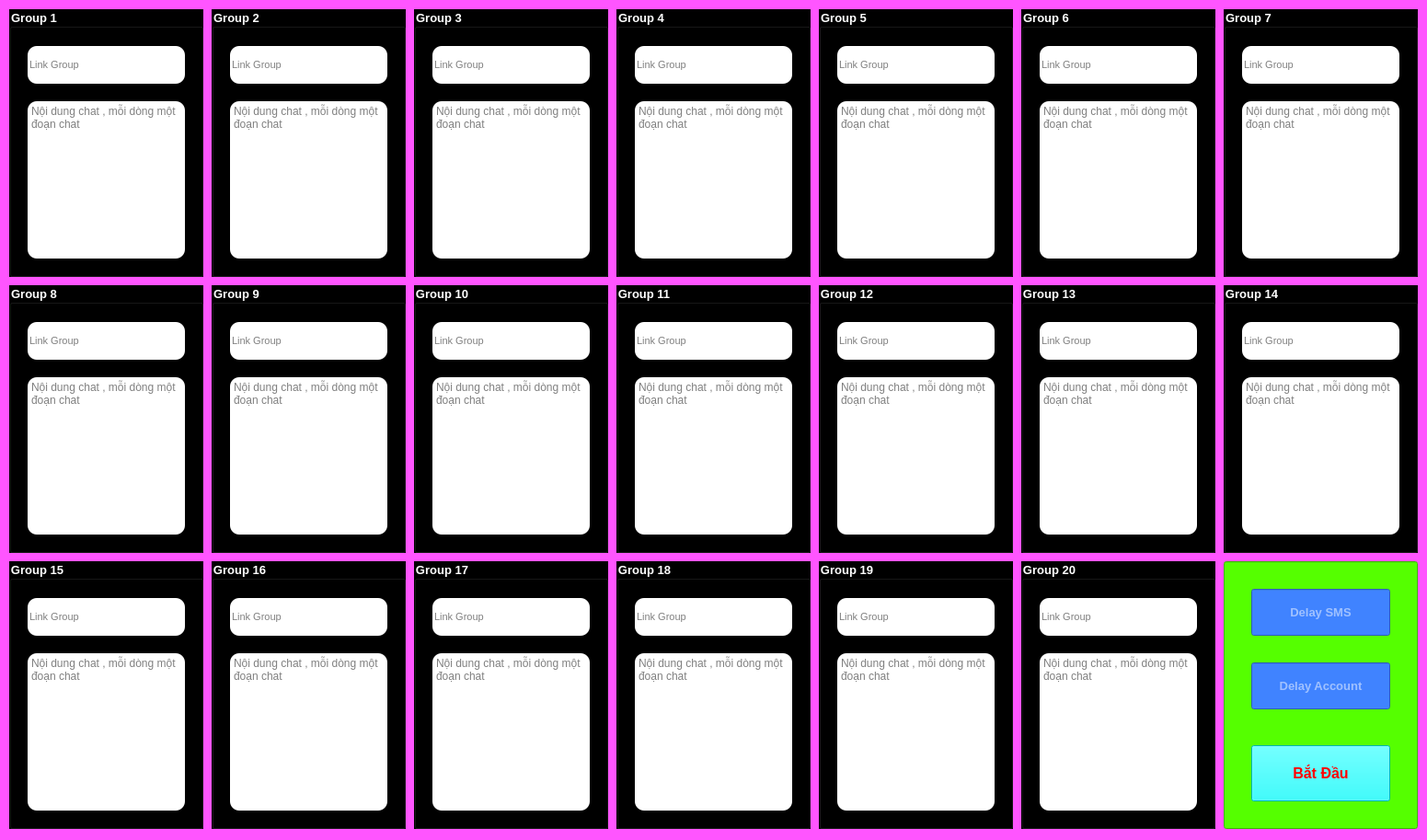
<?xml version="1.0" encoding="UTF-8"?>
<ui version="4.0">
 <class>MainWindow</class>
 <widget class="QMainWindow" name="MainWindow">
  <property name="geometry">
   <rect>
    <x>0</x>
    <y>0</y>
    <width>1551</width>
    <height>913</height>
   </rect>
  </property>
  <property name="windowTitle">
   <string>Auto Send Mutil Group by AutoTool.vn</string>
  </property>
  <property name="windowIcon">
   <iconset>
    <normaloff>../Mona Acc Phu/image/google_0006.png</normaloff>../Mona Acc Phu/image/google_0006.png</iconset>
  </property>
  <property name="styleSheet">
   <string notr="true">background-color: rgb(255, 85, 255);</string>
  </property>
  <widget class="QWidget" name="centralwidget">
   <widget class="QGroupBox" name="groupBox">
    <property name="geometry">
     <rect>
      <x>10</x>
      <y>10</y>
      <width>211</width>
      <height>291</height>
     </rect>
    </property>
    <property name="font">
     <font>
      <pointsize>10</pointsize>
      <weight>75</weight>
      <bold>true</bold>
     </font>
    </property>
    <property name="styleSheet">
     <string notr="true">background-color: rgb(0, 0, 0);
color: rgb(255, 255, 255);</string>
    </property>
    <property name="title">
     <string>Group 1</string>
    </property>
    <widget class="QLineEdit" name="lineEdit">
     <property name="geometry">
      <rect>
       <x>20</x>
       <y>40</y>
       <width>171</width>
       <height>41</height>
      </rect>
     </property>
     <property name="font">
      <font>
       <pointsize>8</pointsize>
      </font>
     </property>
     <property name="styleSheet">
      <string notr="true">background-color: rgb(255, 255, 255);
border-radius: 10px;
color: rgb(0, 0, 0);</string>
     </property>
     <property name="placeholderText">
      <string>Link Group</string>
     </property>
    </widget>
    <widget class="QTextEdit" name="textEdit">
     <property name="geometry">
      <rect>
       <x>20</x>
       <y>100</y>
       <width>171</width>
       <height>171</height>
      </rect>
     </property>
     <property name="styleSheet">
      <string notr="true">background-color: rgb(255, 255, 255);
border-radius: 10px;
color: rgb(0, 0, 0);</string>
     </property>
     <property name="placeholderText">
      <string>Nội dung chat , mỗi dòng một đoạn chat</string>
     </property>
    </widget>
   </widget>
   <widget class="QGroupBox" name="groupBox_2">
    <property name="geometry">
     <rect>
      <x>230</x>
      <y>10</y>
      <width>211</width>
      <height>291</height>
     </rect>
    </property>
    <property name="font">
     <font>
      <pointsize>10</pointsize>
      <weight>75</weight>
      <bold>true</bold>
     </font>
    </property>
    <property name="styleSheet">
     <string notr="true">background-color: rgb(0, 0, 0);
color: rgb(255, 255, 255);</string>
    </property>
    <property name="title">
     <string>Group 2</string>
    </property>
    <widget class="QLineEdit" name="lineEdit_3">
     <property name="geometry">
      <rect>
       <x>20</x>
       <y>40</y>
       <width>171</width>
       <height>41</height>
      </rect>
     </property>
     <property name="font">
      <font>
       <pointsize>8</pointsize>
      </font>
     </property>
     <property name="styleSheet">
      <string notr="true">background-color: rgb(255, 255, 255);
border-radius: 10px;
color: rgb(0, 0, 0);</string>
     </property>
     <property name="placeholderText">
      <string>Link Group</string>
     </property>
    </widget>
    <widget class="QTextEdit" name="textEdit_3">
     <property name="geometry">
      <rect>
       <x>20</x>
       <y>100</y>
       <width>171</width>
       <height>171</height>
      </rect>
     </property>
     <property name="styleSheet">
      <string notr="true">background-color: rgb(255, 255, 255);
border-radius: 10px;
color: rgb(0, 0, 0);</string>
     </property>
     <property name="placeholderText">
      <string>Nội dung chat , mỗi dòng một đoạn chat</string>
     </property>
    </widget>
   </widget>
   <widget class="QGroupBox" name="groupBox_3">
    <property name="geometry">
     <rect>
      <x>450</x>
      <y>10</y>
      <width>211</width>
      <height>291</height>
     </rect>
    </property>
    <property name="font">
     <font>
      <pointsize>10</pointsize>
      <weight>75</weight>
      <bold>true</bold>
     </font>
    </property>
    <property name="styleSheet">
     <string notr="true">background-color: rgb(0, 0, 0);
color: rgb(255, 255, 255);</string>
    </property>
    <property name="title">
     <string>Group 3</string>
    </property>
    <widget class="QLineEdit" name="lineEdit_4">
     <property name="geometry">
      <rect>
       <x>20</x>
       <y>40</y>
       <width>171</width>
       <height>41</height>
      </rect>
     </property>
     <property name="font">
      <font>
       <pointsize>8</pointsize>
      </font>
     </property>
     <property name="styleSheet">
      <string notr="true">background-color: rgb(255, 255, 255);
border-radius: 10px;
color: rgb(0, 0, 0);</string>
     </property>
     <property name="placeholderText">
      <string>Link Group</string>
     </property>
    </widget>
    <widget class="QTextEdit" name="textEdit_4">
     <property name="geometry">
      <rect>
       <x>20</x>
       <y>100</y>
       <width>171</width>
       <height>171</height>
      </rect>
     </property>
     <property name="styleSheet">
      <string notr="true">background-color: rgb(255, 255, 255);
border-radius: 10px;
color: rgb(0, 0, 0);</string>
     </property>
     <property name="placeholderText">
      <string>Nội dung chat , mỗi dòng một đoạn chat</string>
     </property>
    </widget>
   </widget>
   <widget class="QGroupBox" name="groupBox_4">
    <property name="geometry">
     <rect>
      <x>670</x>
      <y>10</y>
      <width>211</width>
      <height>291</height>
     </rect>
    </property>
    <property name="font">
     <font>
      <pointsize>10</pointsize>
      <weight>75</weight>
      <bold>true</bold>
     </font>
    </property>
    <property name="styleSheet">
     <string notr="true">background-color: rgb(0, 0, 0);
color: rgb(255, 255, 255);</string>
    </property>
    <property name="title">
     <string>Group 4</string>
    </property>
    <widget class="QLineEdit" name="lineEdit_6">
     <property name="geometry">
      <rect>
       <x>20</x>
       <y>40</y>
       <width>171</width>
       <height>41</height>
      </rect>
     </property>
     <property name="font">
      <font>
       <pointsize>8</pointsize>
      </font>
     </property>
     <property name="styleSheet">
      <string notr="true">background-color: rgb(255, 255, 255);
border-radius: 10px;
color: rgb(0, 0, 0);</string>
     </property>
     <property name="placeholderText">
      <string>Link Group</string>
     </property>
    </widget>
    <widget class="QTextEdit" name="textEdit_6">
     <property name="geometry">
      <rect>
       <x>20</x>
       <y>100</y>
       <width>171</width>
       <height>171</height>
      </rect>
     </property>
     <property name="styleSheet">
      <string notr="true">background-color: rgb(255, 255, 255);
border-radius: 10px;
color: rgb(0, 0, 0);</string>
     </property>
     <property name="placeholderText">
      <string>Nội dung chat , mỗi dòng một đoạn chat</string>
     </property>
    </widget>
   </widget>
   <widget class="QGroupBox" name="groupBox_5">
    <property name="geometry">
     <rect>
      <x>890</x>
      <y>10</y>
      <width>211</width>
      <height>291</height>
     </rect>
    </property>
    <property name="font">
     <font>
      <pointsize>10</pointsize>
      <weight>75</weight>
      <bold>true</bold>
     </font>
    </property>
    <property name="styleSheet">
     <string notr="true">background-color: rgb(0, 0, 0);
color: rgb(255, 255, 255);</string>
    </property>
    <property name="title">
     <string>Group 5</string>
    </property>
    <widget class="QLineEdit" name="lineEdit_7">
     <property name="geometry">
      <rect>
       <x>20</x>
       <y>40</y>
       <width>171</width>
       <height>41</height>
      </rect>
     </property>
     <property name="font">
      <font>
       <pointsize>8</pointsize>
      </font>
     </property>
     <property name="styleSheet">
      <string notr="true">background-color: rgb(255, 255, 255);
border-radius: 10px;
color: rgb(0, 0, 0);</string>
     </property>
     <property name="placeholderText">
      <string>Link Group</string>
     </property>
    </widget>
    <widget class="QTextEdit" name="textEdit_7">
     <property name="geometry">
      <rect>
       <x>20</x>
       <y>100</y>
       <width>171</width>
       <height>171</height>
      </rect>
     </property>
     <property name="styleSheet">
      <string notr="true">background-color: rgb(255, 255, 255);
border-radius: 10px;
color: rgb(0, 0, 0);</string>
     </property>
     <property name="placeholderText">
      <string>Nội dung chat , mỗi dòng một đoạn chat</string>
     </property>
    </widget>
   </widget>
   <widget class="QGroupBox" name="groupBox_6">
    <property name="geometry">
     <rect>
      <x>230</x>
      <y>310</y>
      <width>211</width>
      <height>291</height>
     </rect>
    </property>
    <property name="font">
     <font>
      <pointsize>10</pointsize>
      <weight>75</weight>
      <bold>true</bold>
     </font>
    </property>
    <property name="styleSheet">
     <string notr="true">background-color: rgb(0, 0, 0);
color: rgb(255, 255, 255);</string>
    </property>
    <property name="title">
     <string>Group 9</string>
    </property>
    <widget class="QLineEdit" name="lineEdit_43">
     <property name="geometry">
      <rect>
       <x>20</x>
       <y>40</y>
       <width>171</width>
       <height>41</height>
      </rect>
     </property>
     <property name="font">
      <font>
       <pointsize>8</pointsize>
      </font>
     </property>
     <property name="styleSheet">
      <string notr="true">background-color: rgb(255, 255, 255);
border-radius: 10px;
color: rgb(0, 0, 0);</string>
     </property>
     <property name="placeholderText">
      <string>Link Group</string>
     </property>
    </widget>
    <widget class="QTextEdit" name="textEdit_43">
     <property name="geometry">
      <rect>
       <x>20</x>
       <y>100</y>
       <width>171</width>
       <height>171</height>
      </rect>
     </property>
     <property name="styleSheet">
      <string notr="true">background-color: rgb(255, 255, 255);
border-radius: 10px;
color: rgb(0, 0, 0);</string>
     </property>
     <property name="placeholderText">
      <string>Nội dung chat , mỗi dòng một đoạn chat</string>
     </property>
    </widget>
   </widget>
   <widget class="QGroupBox" name="groupBox_7">
    <property name="geometry">
     <rect>
      <x>450</x>
      <y>310</y>
      <width>211</width>
      <height>291</height>
     </rect>
    </property>
    <property name="font">
     <font>
      <pointsize>10</pointsize>
      <weight>75</weight>
      <bold>true</bold>
     </font>
    </property>
    <property name="styleSheet">
     <string notr="true">background-color: rgb(0, 0, 0);
color: rgb(255, 255, 255);</string>
    </property>
    <property name="title">
     <string>Group 10</string>
    </property>
    <widget class="QLineEdit" name="lineEdit_44">
     <property name="geometry">
      <rect>
       <x>20</x>
       <y>40</y>
       <width>171</width>
       <height>41</height>
      </rect>
     </property>
     <property name="font">
      <font>
       <pointsize>8</pointsize>
      </font>
     </property>
     <property name="styleSheet">
      <string notr="true">background-color: rgb(255, 255, 255);
border-radius: 10px;
color: rgb(0, 0, 0);</string>
     </property>
     <property name="placeholderText">
      <string>Link Group</string>
     </property>
    </widget>
    <widget class="QTextEdit" name="textEdit_44">
     <property name="geometry">
      <rect>
       <x>20</x>
       <y>100</y>
       <width>171</width>
       <height>171</height>
      </rect>
     </property>
     <property name="styleSheet">
      <string notr="true">background-color: rgb(255, 255, 255);
border-radius: 10px;
color: rgb(0, 0, 0);</string>
     </property>
     <property name="placeholderText">
      <string>Nội dung chat , mỗi dòng một đoạn chat</string>
     </property>
    </widget>
   </widget>
   <widget class="QGroupBox" name="groupBox_8">
    <property name="geometry">
     <rect>
      <x>10</x>
      <y>310</y>
      <width>211</width>
      <height>291</height>
     </rect>
    </property>
    <property name="font">
     <font>
      <pointsize>10</pointsize>
      <weight>75</weight>
      <bold>true</bold>
     </font>
    </property>
    <property name="styleSheet">
     <string notr="true">background-color: rgb(0, 0, 0);
color: rgb(255, 255, 255);</string>
    </property>
    <property name="title">
     <string>Group 8</string>
    </property>
    <widget class="QLineEdit" name="lineEdit_45">
     <property name="geometry">
      <rect>
       <x>20</x>
       <y>40</y>
       <width>171</width>
       <height>41</height>
      </rect>
     </property>
     <property name="font">
      <font>
       <pointsize>8</pointsize>
      </font>
     </property>
     <property name="styleSheet">
      <string notr="true">background-color: rgb(255, 255, 255);
border-radius: 10px;
color: rgb(0, 0, 0);</string>
     </property>
     <property name="placeholderText">
      <string>Link Group</string>
     </property>
    </widget>
    <widget class="QTextEdit" name="textEdit_45">
     <property name="geometry">
      <rect>
       <x>20</x>
       <y>100</y>
       <width>171</width>
       <height>171</height>
      </rect>
     </property>
     <property name="styleSheet">
      <string notr="true">background-color: rgb(255, 255, 255);
border-radius: 10px;
color: rgb(0, 0, 0);</string>
     </property>
     <property name="placeholderText">
      <string>Nội dung chat , mỗi dòng một đoạn chat</string>
     </property>
    </widget>
   </widget>
   <widget class="QGroupBox" name="groupBox_9">
    <property name="geometry">
     <rect>
      <x>890</x>
      <y>310</y>
      <width>211</width>
      <height>291</height>
     </rect>
    </property>
    <property name="font">
     <font>
      <pointsize>10</pointsize>
      <weight>75</weight>
      <bold>true</bold>
     </font>
    </property>
    <property name="styleSheet">
     <string notr="true">background-color: rgb(0, 0, 0);
color: rgb(255, 255, 255);</string>
    </property>
    <property name="title">
     <string>Group 12</string>
    </property>
    <widget class="QLineEdit" name="lineEdit_46">
     <property name="geometry">
      <rect>
       <x>20</x>
       <y>40</y>
       <width>171</width>
       <height>41</height>
      </rect>
     </property>
     <property name="font">
      <font>
       <pointsize>8</pointsize>
      </font>
     </property>
     <property name="styleSheet">
      <string notr="true">background-color: rgb(255, 255, 255);
border-radius: 10px;
color: rgb(0, 0, 0);</string>
     </property>
     <property name="placeholderText">
      <string>Link Group</string>
     </property>
    </widget>
    <widget class="QTextEdit" name="textEdit_46">
     <property name="geometry">
      <rect>
       <x>20</x>
       <y>100</y>
       <width>171</width>
       <height>171</height>
      </rect>
     </property>
     <property name="styleSheet">
      <string notr="true">background-color: rgb(255, 255, 255);
border-radius: 10px;
color: rgb(0, 0, 0);</string>
     </property>
     <property name="placeholderText">
      <string>Nội dung chat , mỗi dòng một đoạn chat</string>
     </property>
    </widget>
   </widget>
   <widget class="QGroupBox" name="groupBox_10">
    <property name="geometry">
     <rect>
      <x>670</x>
      <y>310</y>
      <width>211</width>
      <height>291</height>
     </rect>
    </property>
    <property name="font">
     <font>
      <pointsize>10</pointsize>
      <weight>75</weight>
      <bold>true</bold>
     </font>
    </property>
    <property name="styleSheet">
     <string notr="true">background-color: rgb(0, 0, 0);
color: rgb(255, 255, 255);</string>
    </property>
    <property name="title">
     <string>Group 11</string>
    </property>
    <widget class="QLineEdit" name="lineEdit_47">
     <property name="geometry">
      <rect>
       <x>20</x>
       <y>40</y>
       <width>171</width>
       <height>41</height>
      </rect>
     </property>
     <property name="font">
      <font>
       <pointsize>8</pointsize>
      </font>
     </property>
     <property name="styleSheet">
      <string notr="true">background-color: rgb(255, 255, 255);
border-radius: 10px;
color: rgb(0, 0, 0);</string>
     </property>
     <property name="placeholderText">
      <string>Link Group</string>
     </property>
    </widget>
    <widget class="QTextEdit" name="textEdit_47">
     <property name="geometry">
      <rect>
       <x>20</x>
       <y>100</y>
       <width>171</width>
       <height>171</height>
      </rect>
     </property>
     <property name="styleSheet">
      <string notr="true">background-color: rgb(255, 255, 255);
border-radius: 10px;
color: rgb(0, 0, 0);</string>
     </property>
     <property name="placeholderText">
      <string>Nội dung chat , mỗi dòng một đoạn chat</string>
     </property>
    </widget>
   </widget>
   <widget class="QGroupBox" name="groupBox_11">
    <property name="geometry">
     <rect>
      <x>1110</x>
      <y>10</y>
      <width>211</width>
      <height>291</height>
     </rect>
    </property>
    <property name="font">
     <font>
      <pointsize>10</pointsize>
      <weight>75</weight>
      <bold>true</bold>
     </font>
    </property>
    <property name="styleSheet">
     <string notr="true">background-color: rgb(0, 0, 0);
color: rgb(255, 255, 255);</string>
    </property>
    <property name="title">
     <string>Group 6</string>
    </property>
    <widget class="QLineEdit" name="lineEdit_49">
     <property name="geometry">
      <rect>
       <x>20</x>
       <y>40</y>
       <width>171</width>
       <height>41</height>
      </rect>
     </property>
     <property name="font">
      <font>
       <pointsize>8</pointsize>
      </font>
     </property>
     <property name="styleSheet">
      <string notr="true">background-color: rgb(255, 255, 255);
border-radius: 10px;
color: rgb(0, 0, 0);</string>
     </property>
     <property name="placeholderText">
      <string>Link Group</string>
     </property>
    </widget>
    <widget class="QTextEdit" name="textEdit_49">
     <property name="geometry">
      <rect>
       <x>20</x>
       <y>100</y>
       <width>171</width>
       <height>171</height>
      </rect>
     </property>
     <property name="styleSheet">
      <string notr="true">background-color: rgb(255, 255, 255);
border-radius: 10px;
color: rgb(0, 0, 0);</string>
     </property>
     <property name="placeholderText">
      <string>Nội dung chat , mỗi dòng một đoạn chat</string>
     </property>
    </widget>
   </widget>
   <widget class="QGroupBox" name="groupBox_12">
    <property name="geometry">
     <rect>
      <x>1110</x>
      <y>310</y>
      <width>211</width>
      <height>291</height>
     </rect>
    </property>
    <property name="font">
     <font>
      <pointsize>10</pointsize>
      <weight>75</weight>
      <bold>true</bold>
     </font>
    </property>
    <property name="styleSheet">
     <string notr="true">background-color: rgb(0, 0, 0);
color: rgb(255, 255, 255);</string>
    </property>
    <property name="title">
     <string>Group 13</string>
    </property>
    <widget class="QLineEdit" name="lineEdit_50">
     <property name="geometry">
      <rect>
       <x>20</x>
       <y>40</y>
       <width>171</width>
       <height>41</height>
      </rect>
     </property>
     <property name="font">
      <font>
       <pointsize>8</pointsize>
      </font>
     </property>
     <property name="styleSheet">
      <string notr="true">background-color: rgb(255, 255, 255);
border-radius: 10px;
color: rgb(0, 0, 0);</string>
     </property>
     <property name="placeholderText">
      <string>Link Group</string>
     </property>
    </widget>
    <widget class="QTextEdit" name="textEdit_50">
     <property name="geometry">
      <rect>
       <x>20</x>
       <y>100</y>
       <width>171</width>
       <height>171</height>
      </rect>
     </property>
     <property name="styleSheet">
      <string notr="true">background-color: rgb(255, 255, 255);
border-radius: 10px;
color: rgb(0, 0, 0);</string>
     </property>
     <property name="placeholderText">
      <string>Nội dung chat , mỗi dòng một đoạn chat</string>
     </property>
    </widget>
   </widget>
   <widget class="QGroupBox" name="groupBox_13">
    <property name="geometry">
     <rect>
      <x>230</x>
      <y>610</y>
      <width>211</width>
      <height>291</height>
     </rect>
    </property>
    <property name="font">
     <font>
      <pointsize>10</pointsize>
      <weight>75</weight>
      <bold>true</bold>
     </font>
    </property>
    <property name="styleSheet">
     <string notr="true">background-color: rgb(0, 0, 0);
color: rgb(255, 255, 255);</string>
    </property>
    <property name="title">
     <string>Group 16</string>
    </property>
    <widget class="QLineEdit" name="lineEdit_51">
     <property name="geometry">
      <rect>
       <x>20</x>
       <y>40</y>
       <width>171</width>
       <height>41</height>
      </rect>
     </property>
     <property name="font">
      <font>
       <pointsize>8</pointsize>
      </font>
     </property>
     <property name="styleSheet">
      <string notr="true">background-color: rgb(255, 255, 255);
border-radius: 10px;
color: rgb(0, 0, 0);</string>
     </property>
     <property name="placeholderText">
      <string>Link Group</string>
     </property>
    </widget>
    <widget class="QTextEdit" name="textEdit_51">
     <property name="geometry">
      <rect>
       <x>20</x>
       <y>100</y>
       <width>171</width>
       <height>171</height>
      </rect>
     </property>
     <property name="styleSheet">
      <string notr="true">background-color: rgb(255, 255, 255);
border-radius: 10px;
color: rgb(0, 0, 0);</string>
     </property>
     <property name="placeholderText">
      <string>Nội dung chat , mỗi dòng một đoạn chat</string>
     </property>
    </widget>
   </widget>
   <widget class="QGroupBox" name="groupBox_14">
    <property name="geometry">
     <rect>
      <x>450</x>
      <y>610</y>
      <width>211</width>
      <height>291</height>
     </rect>
    </property>
    <property name="font">
     <font>
      <pointsize>10</pointsize>
      <weight>75</weight>
      <bold>true</bold>
     </font>
    </property>
    <property name="styleSheet">
     <string notr="true">background-color: rgb(0, 0, 0);
color: rgb(255, 255, 255);</string>
    </property>
    <property name="title">
     <string>Group 17</string>
    </property>
    <widget class="QLineEdit" name="lineEdit_52">
     <property name="geometry">
      <rect>
       <x>20</x>
       <y>40</y>
       <width>171</width>
       <height>41</height>
      </rect>
     </property>
     <property name="font">
      <font>
       <pointsize>8</pointsize>
      </font>
     </property>
     <property name="styleSheet">
      <string notr="true">background-color: rgb(255, 255, 255);
border-radius: 10px;
color: rgb(0, 0, 0);</string>
     </property>
     <property name="placeholderText">
      <string>Link Group</string>
     </property>
    </widget>
    <widget class="QTextEdit" name="textEdit_52">
     <property name="geometry">
      <rect>
       <x>20</x>
       <y>100</y>
       <width>171</width>
       <height>171</height>
      </rect>
     </property>
     <property name="styleSheet">
      <string notr="true">background-color: rgb(255, 255, 255);
border-radius: 10px;
color: rgb(0, 0, 0);</string>
     </property>
     <property name="placeholderText">
      <string>Nội dung chat , mỗi dòng một đoạn chat</string>
     </property>
    </widget>
   </widget>
   <widget class="QGroupBox" name="groupBox_15">
    <property name="geometry">
     <rect>
      <x>10</x>
      <y>610</y>
      <width>211</width>
      <height>291</height>
     </rect>
    </property>
    <property name="font">
     <font>
      <pointsize>10</pointsize>
      <weight>75</weight>
      <bold>true</bold>
     </font>
    </property>
    <property name="styleSheet">
     <string notr="true">background-color: rgb(0, 0, 0);
color: rgb(255, 255, 255);</string>
    </property>
    <property name="title">
     <string>Group 15</string>
    </property>
    <widget class="QLineEdit" name="lineEdit_53">
     <property name="geometry">
      <rect>
       <x>20</x>
       <y>40</y>
       <width>171</width>
       <height>41</height>
      </rect>
     </property>
     <property name="font">
      <font>
       <pointsize>8</pointsize>
      </font>
     </property>
     <property name="styleSheet">
      <string notr="true">background-color: rgb(255, 255, 255);
border-radius: 10px;
color: rgb(0, 0, 0);</string>
     </property>
     <property name="placeholderText">
      <string>Link Group</string>
     </property>
    </widget>
    <widget class="QTextEdit" name="textEdit_53">
     <property name="geometry">
      <rect>
       <x>20</x>
       <y>100</y>
       <width>171</width>
       <height>171</height>
      </rect>
     </property>
     <property name="styleSheet">
      <string notr="true">background-color: rgb(255, 255, 255);
border-radius: 10px;
color: rgb(0, 0, 0);</string>
     </property>
     <property name="placeholderText">
      <string>Nội dung chat , mỗi dòng một đoạn chat</string>
     </property>
    </widget>
   </widget>
   <widget class="QGroupBox" name="groupBox_16">
    <property name="geometry">
     <rect>
      <x>670</x>
      <y>610</y>
      <width>211</width>
      <height>291</height>
     </rect>
    </property>
    <property name="font">
     <font>
      <pointsize>10</pointsize>
      <weight>75</weight>
      <bold>true</bold>
     </font>
    </property>
    <property name="styleSheet">
     <string notr="true">background-color: rgb(0, 0, 0);
color: rgb(255, 255, 255);</string>
    </property>
    <property name="title">
     <string>Group 18</string>
    </property>
    <widget class="QLineEdit" name="lineEdit_54">
     <property name="geometry">
      <rect>
       <x>20</x>
       <y>40</y>
       <width>171</width>
       <height>41</height>
      </rect>
     </property>
     <property name="font">
      <font>
       <pointsize>8</pointsize>
      </font>
     </property>
     <property name="styleSheet">
      <string notr="true">background-color: rgb(255, 255, 255);
border-radius: 10px;
color: rgb(0, 0, 0);</string>
     </property>
     <property name="placeholderText">
      <string>Link Group</string>
     </property>
    </widget>
    <widget class="QTextEdit" name="textEdit_54">
     <property name="geometry">
      <rect>
       <x>20</x>
       <y>100</y>
       <width>171</width>
       <height>171</height>
      </rect>
     </property>
     <property name="styleSheet">
      <string notr="true">background-color: rgb(255, 255, 255);
border-radius: 10px;
color: rgb(0, 0, 0);</string>
     </property>
     <property name="placeholderText">
      <string>Nội dung chat , mỗi dòng một đoạn chat</string>
     </property>
    </widget>
   </widget>
   <widget class="QGroupBox" name="groupBox_17">
    <property name="geometry">
     <rect>
      <x>1110</x>
      <y>610</y>
      <width>211</width>
      <height>291</height>
     </rect>
    </property>
    <property name="font">
     <font>
      <pointsize>10</pointsize>
      <weight>75</weight>
      <bold>true</bold>
     </font>
    </property>
    <property name="styleSheet">
     <string notr="true">background-color: rgb(0, 0, 0);
color: rgb(255, 255, 255);</string>
    </property>
    <property name="title">
     <string>Group 20</string>
    </property>
    <widget class="QLineEdit" name="lineEdit_55">
     <property name="geometry">
      <rect>
       <x>20</x>
       <y>40</y>
       <width>171</width>
       <height>41</height>
      </rect>
     </property>
     <property name="font">
      <font>
       <pointsize>8</pointsize>
      </font>
     </property>
     <property name="styleSheet">
      <string notr="true">background-color: rgb(255, 255, 255);
border-radius: 10px;
color: rgb(0, 0, 0);</string>
     </property>
     <property name="placeholderText">
      <string>Link Group</string>
     </property>
    </widget>
    <widget class="QTextEdit" name="textEdit_55">
     <property name="geometry">
      <rect>
       <x>20</x>
       <y>100</y>
       <width>171</width>
       <height>171</height>
      </rect>
     </property>
     <property name="styleSheet">
      <string notr="true">background-color: rgb(255, 255, 255);
border-radius: 10px;
color: rgb(0, 0, 0);</string>
     </property>
     <property name="placeholderText">
      <string>Nội dung chat , mỗi dòng một đoạn chat</string>
     </property>
    </widget>
   </widget>
   <widget class="QGroupBox" name="groupBox_18">
    <property name="geometry">
     <rect>
      <x>890</x>
      <y>610</y>
      <width>211</width>
      <height>291</height>
     </rect>
    </property>
    <property name="font">
     <font>
      <pointsize>10</pointsize>
      <weight>75</weight>
      <bold>true</bold>
     </font>
    </property>
    <property name="styleSheet">
     <string notr="true">background-color: rgb(0, 0, 0);
color: rgb(255, 255, 255);</string>
    </property>
    <property name="title">
     <string>Group 19</string>
    </property>
    <widget class="QLineEdit" name="lineEdit_56">
     <property name="geometry">
      <rect>
       <x>20</x>
       <y>40</y>
       <width>171</width>
       <height>41</height>
      </rect>
     </property>
     <property name="font">
      <font>
       <pointsize>8</pointsize>
      </font>
     </property>
     <property name="styleSheet">
      <string notr="true">background-color: rgb(255, 255, 255);
border-radius: 10px;
color: rgb(0, 0, 0);</string>
     </property>
     <property name="placeholderText">
      <string>Link Group</string>
     </property>
    </widget>
    <widget class="QTextEdit" name="textEdit_56">
     <property name="geometry">
      <rect>
       <x>20</x>
       <y>100</y>
       <width>171</width>
       <height>171</height>
      </rect>
     </property>
     <property name="styleSheet">
      <string notr="true">background-color: rgb(255, 255, 255);
border-radius: 10px;
color: rgb(0, 0, 0);</string>
     </property>
     <property name="placeholderText">
      <string>Nội dung chat , mỗi dòng một đoạn chat</string>
     </property>
    </widget>
   </widget>
   <widget class="QGroupBox" name="groupBox_19">
    <property name="geometry">
     <rect>
      <x>1330</x>
      <y>10</y>
      <width>211</width>
      <height>291</height>
     </rect>
    </property>
    <property name="font">
     <font>
      <pointsize>10</pointsize>
      <weight>75</weight>
      <bold>true</bold>
     </font>
    </property>
    <property name="styleSheet">
     <string notr="true">background-color: rgb(0, 0, 0);
color: rgb(255, 255, 255);</string>
    </property>
    <property name="title">
     <string>Group 7</string>
    </property>
    <widget class="QLineEdit" name="lineEdit_57">
     <property name="geometry">
      <rect>
       <x>20</x>
       <y>40</y>
       <width>171</width>
       <height>41</height>
      </rect>
     </property>
     <property name="font">
      <font>
       <pointsize>8</pointsize>
      </font>
     </property>
     <property name="styleSheet">
      <string notr="true">background-color: rgb(255, 255, 255);
border-radius: 10px;
color: rgb(0, 0, 0);</string>
     </property>
     <property name="placeholderText">
      <string>Link Group</string>
     </property>
    </widget>
    <widget class="QTextEdit" name="textEdit_57">
     <property name="geometry">
      <rect>
       <x>20</x>
       <y>100</y>
       <width>171</width>
       <height>171</height>
      </rect>
     </property>
     <property name="styleSheet">
      <string notr="true">background-color: rgb(255, 255, 255);
border-radius: 10px;
color: rgb(0, 0, 0);</string>
     </property>
     <property name="placeholderText">
      <string>Nội dung chat , mỗi dòng một đoạn chat</string>
     </property>
    </widget>
   </widget>
   <widget class="QGroupBox" name="groupBox_20">
    <property name="geometry">
     <rect>
      <x>1330</x>
      <y>310</y>
      <width>211</width>
      <height>291</height>
     </rect>
    </property>
    <property name="font">
     <font>
      <pointsize>10</pointsize>
      <weight>75</weight>
      <bold>true</bold>
     </font>
    </property>
    <property name="styleSheet">
     <string notr="true">background-color: rgb(0, 0, 0);
color: rgb(255, 255, 255);</string>
    </property>
    <property name="title">
     <string>Group 14</string>
    </property>
    <widget class="QLineEdit" name="lineEdit_59">
     <property name="geometry">
      <rect>
       <x>20</x>
       <y>40</y>
       <width>171</width>
       <height>41</height>
      </rect>
     </property>
     <property name="font">
      <font>
       <pointsize>8</pointsize>
      </font>
     </property>
     <property name="styleSheet">
      <string notr="true">background-color: rgb(255, 255, 255);
border-radius: 10px;
color: rgb(0, 0, 0);</string>
     </property>
     <property name="placeholderText">
      <string>Link Group</string>
     </property>
    </widget>
    <widget class="QTextEdit" name="textEdit_59">
     <property name="geometry">
      <rect>
       <x>20</x>
       <y>100</y>
       <width>171</width>
       <height>171</height>
      </rect>
     </property>
     <property name="styleSheet">
      <string notr="true">background-color: rgb(255, 255, 255);
border-radius: 10px;
color: rgb(0, 0, 0);</string>
     </property>
     <property name="placeholderText">
      <string>Nội dung chat , mỗi dòng một đoạn chat</string>
     </property>
    </widget>
   </widget>
   <widget class="QLineEdit" name="lineEdit_60">
    <property name="geometry">
     <rect>
      <x>1330</x>
      <y>610</y>
      <width>211</width>
      <height>291</height>
     </rect>
    </property>
    <property name="styleSheet">
     <string notr="true">background-color: rgb(85, 255, 0);</string>
    </property>
    <property name="readOnly">
     <bool>true</bool>
    </property>
   </widget>
   <widget class="QLineEdit" name="lineEdit_61">
    <property name="geometry">
     <rect>
      <x>1360</x>
      <y>640</y>
      <width>151</width>
      <height>51</height>
     </rect>
    </property>
    <property name="font">
     <font>
      <pointsize>10</pointsize>
      <weight>75</weight>
      <bold>true</bold>
     </font>
    </property>
    <property name="styleSheet">
     <string notr="true">background-color: rgb(64, 131, 255);
color: rgb(255, 255, 255);</string>
    </property>
    <property name="alignment">
     <set>Qt::AlignCenter</set>
    </property>
    <property name="placeholderText">
     <string>Delay SMS</string>
    </property>
   </widget>
   <widget class="QLineEdit" name="lineEdit_62">
    <property name="geometry">
     <rect>
      <x>1360</x>
      <y>720</y>
      <width>151</width>
      <height>51</height>
     </rect>
    </property>
    <property name="font">
     <font>
      <pointsize>10</pointsize>
      <weight>75</weight>
      <bold>true</bold>
     </font>
    </property>
    <property name="styleSheet">
     <string notr="true">background-color: rgb(64, 131, 255);
color: rgb(255, 255, 255);</string>
    </property>
    <property name="alignment">
     <set>Qt::AlignCenter</set>
    </property>
    <property name="placeholderText">
     <string>Delay Account</string>
    </property>
   </widget>
   <widget class="QPushButton" name="pushButton">
    <property name="geometry">
     <rect>
      <x>1360</x>
      <y>810</y>
      <width>151</width>
      <height>61</height>
     </rect>
    </property>
    <property name="font">
     <font>
      <pointsize>12</pointsize>
      <weight>75</weight>
      <bold>true</bold>
     </font>
    </property>
    <property name="cursor">
     <cursorShape>PointingHandCursor</cursorShape>
    </property>
    <property name="styleSheet">
     <string notr="true">background-color: rgb(0, 255, 255);
color: rgb(255, 0, 0);</string>
    </property>
    <property name="text">
     <string>Bắt Đầu</string>
    </property>
   </widget>
  </widget>
 </widget>
 <resources/>
 <connections/>
</ui>
